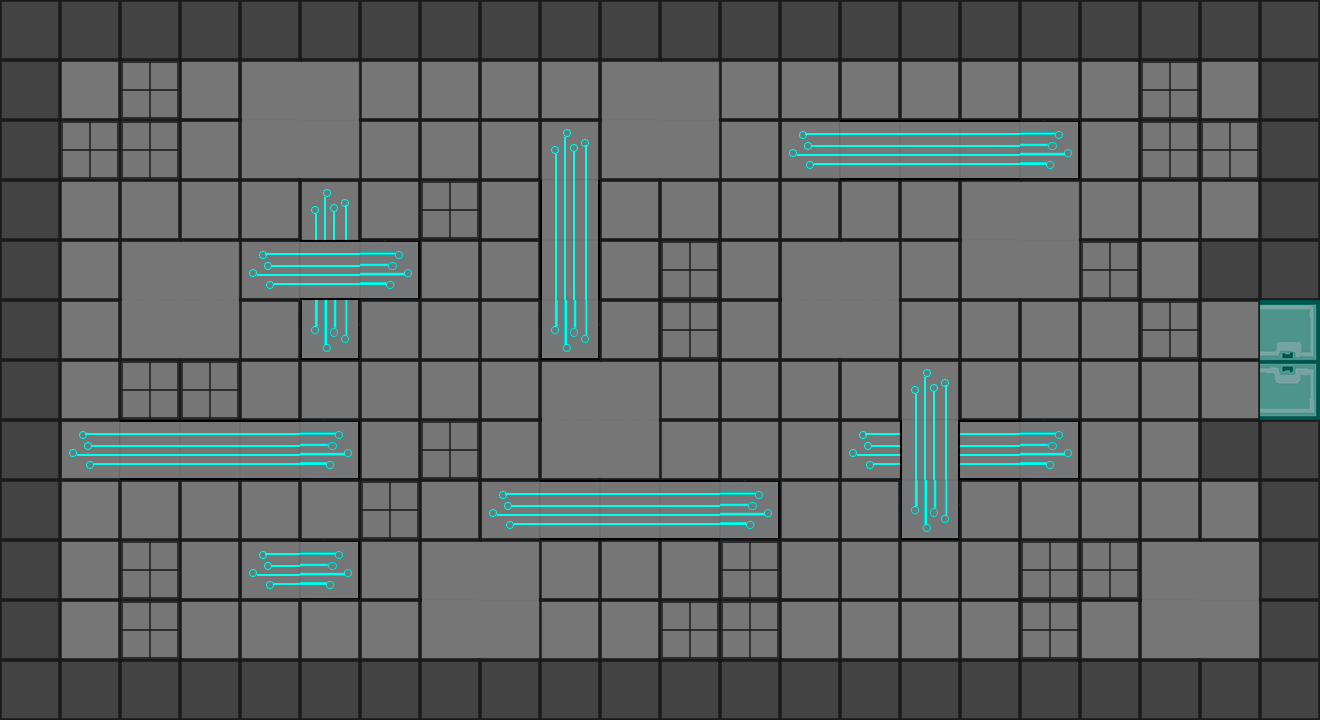

Below is a game level as drawn by its tile map, then a one-line description and the .tmx file that defines it, in full:
An orthogonal 22x12 tile map with 60x60 px tiles, 1 tile layer (Capa de Patrones 1) and 19 objects.

<map version="1.2" tiledversion="1.2.2" orientation="orthogonal" renderorder="right-up" width="22" height="12" tilewidth="60" tileheight="60" infinite="0" nextlayerid="5" nextobjectid="20">
 <tileset firstgid="1" name="AssetsTiles" tilewidth="60" tileheight="60" tilecount="216" columns="18">
  <image source="AssetsTiles.png" width="1080" height="720" />
 </tileset>
 <layer id="1" name="Capa de Patrones 1" width="22" height="12">
  <data encoding="csv">
38,38,38,38,38,38,38,38,38,38,38,38,38,38,38,38,38,38,38,38,38,38,
38,37,93,37,57,58,37,37,37,37,57,58,37,37,37,37,37,37,37,93,37,38,
38,93,93,37,75,76,37,37,37,55,75,76,37,1610612791,1610612809,1610612809,1610612809,1610612827,37,93,93,38,
38,37,37,37,37,55,37,93,37,73,37,37,37,37,37,37,57,58,37,37,37,38,
38,37,57,58,1610612791,1610612809,1610612827,37,37,73,37,93,37,57,58,37,75,76,93,37,38,38,
38,37,75,76,37,91,37,37,37,91,37,93,37,75,76,37,37,37,37,93,37,2,
38,37,93,93,37,37,37,37,37,57,58,37,37,37,37,55,37,37,37,37,37,20,
38,1610612791,1610612809,1610612809,1610612809,1610612827,37,93,37,75,76,37,37,37,1610612791,73,1610612809,1610612827,37,37,38,38,
38,37,37,37,37,37,93,37,1610612791,1610612809,1610612809,1610612809,1610612827,37,37,91,37,37,37,37,37,38,
38,37,93,37,1610612791,1610612827,37,57,58,37,37,37,93,37,37,37,37,93,93,57,58,38,
38,37,93,37,37,37,37,75,76,37,37,93,93,37,37,37,37,93,37,75,76,38,
38,38,38,38,38,38,38,38,38,38,38,38,38,38,38,38,38,38,38,38,38,38
</data>
 </layer>
 <objectgroup id="2" name="Paredes">
  <object id="1" x="0" y="0" width="1320" height="60" />
  <object id="2" x="1260" y="60" width="60" height="240" />
  <object id="3" x="1200" y="240" width="60" height="60" />
  <object id="4" x="1200" y="420" width="120" height="60" />
  <object id="5" x="1260" y="480" width="60" height="240" />
  <object id="6" x="0" y="60" width="60" height="660" />
  <object id="7" x="60" y="660" width="1200" height="60" />
 </objectgroup>
 <objectgroup id="3" name="Puertas">
  <object id="8" x="1260" y="300" width="60" height="120" />
 </objectgroup>
 <objectgroup id="4" name="Piso Resbala">
  <object id="9" x="300" y="180" width="60" height="180" />
  <object id="10" x="240" y="240" width="60" height="60" />
  <object id="11" x="360" y="240" width="60" height="60" />
  <object id="12" x="540" y="120" width="60" height="240" />
  <object id="13" x="780" y="120" width="300" height="60" />
  <object id="14" x="900" y="360" width="60" height="180" />
  <object id="15" x="840" y="420" width="60" height="60" />
  <object id="16" x="960" y="420" width="120" height="60" />
  <object id="17" x="480" y="480" width="300" height="60" />
  <object id="18" x="60" y="420" width="300" height="60" />
  <object id="19" x="240" y="540" width="120" height="60" />
 </objectgroup>
</map>
